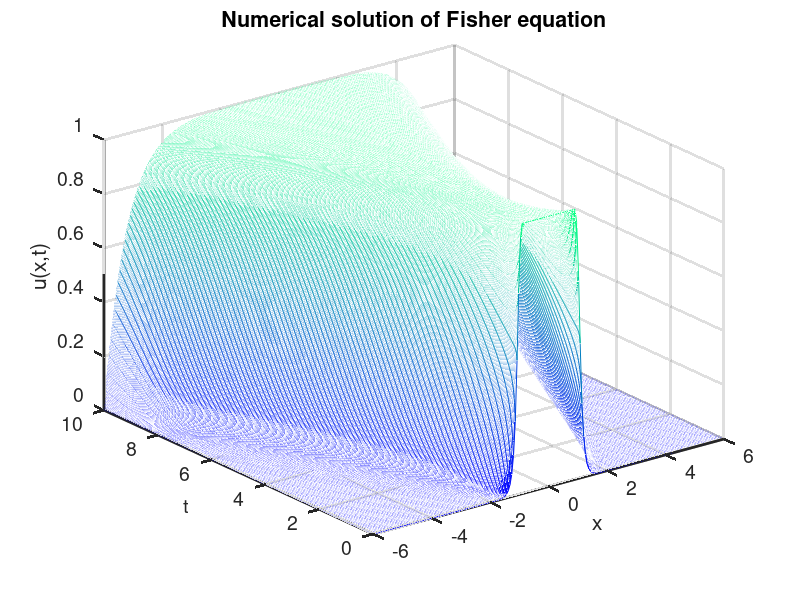
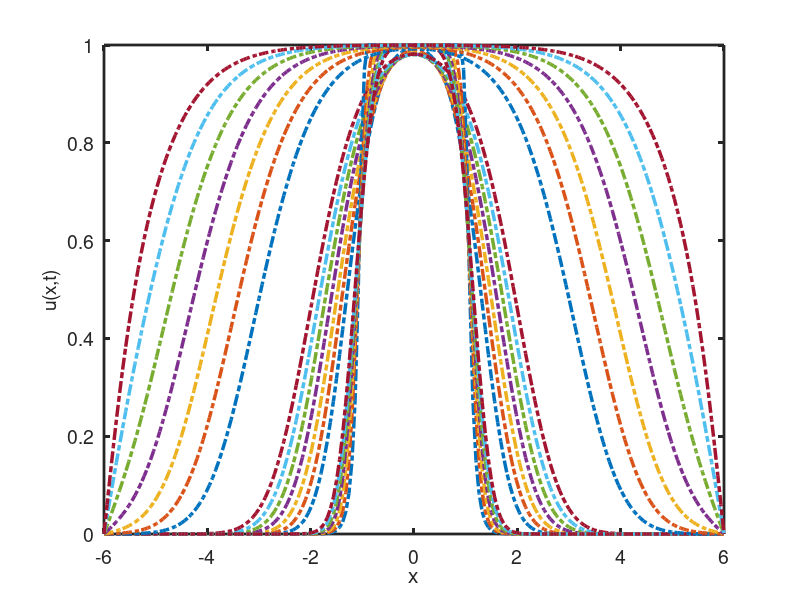

The MATLAB source for these figures, in order:
%% SI-KG:The numerical solution to the Fisher equation

%%%%%%%%%%%%%%%%%%%%%%%%%  S^3d method %%%%%%%%%%%%%%%%%%%%%%%%%%%%%%%%%%%%
%%% This file solve the Fisher equation presented in                    %%%
%%% Ye Yuan, "Supplementary Information: Machine Discovery of Partial Differential 
%%%             Equations from Spatiotemporal Data"                     %%%
%%% Method: The Finite Difference Method                                %%%
%   @author: Ye Yuan
%%%%%%%%%%%%%%%%%%%%%%%%%%%%%%%%%%%%%%%%%%%%%%%%%%%%%%%%%%%%%%%%%%%%%%%%%%%
% Used functions: No
%%%%%%%%%%%%%%%%%%%%%%%%%%%%%%%%%%%%%%%%%%%%%%%%%%%%%%%%%%%%%%%%%%%%%%%%%%%
clear all
%%%%%%%%%%%%%%%%%%%%%%%%%%%%%%%%
% Generate mesh
xl=-6; xr=6;         % x domain [xl,xr]
J = 200;             % J: number of division for x
dx = (xr-xl) / J;    % dx: mesh size
tf = 10;             % final simulation time
Nt = 1000;           % Nt: number of time steps
dt = tf/Nt;
mu = dt/(dx)^2;
t=linspace(0,10,1000);

% Evaluate the initial conditions
x = xl : dx : xr; % generate the grid point
% f(1:J+1) since array index starts from 1
for i = 1:J+1
    xx = ((i-1)*dx+xl);
    if xx<-1
        f(i) = exp(10*(xx+1));
    elseif xx>1
        f(i) = exp(-10*(xx-1));
    else f(i)=1;
        
    end
end
v = 0.1;

% store the solution at all grid points for all time steps
u = zeros(J+1,Nt);

% Find the approximate solution at each time step
for n = 1:Nt
    
    % boundary condition at left side
    gl = 0;
    % boundary condition at right side
    gr = 0;
    if n==1 % first time step
        for j=2:J % interior nodes 
            u(j,1)=(0.1*(f(j+1)-2*f(j)+f(j-1))/dx^2 + f(j)-f(j)^2)*dt+f(j);
        end
        u(1,n) = gl; % the left-end point
        u(J+1,n) = gr; % the right-end point

    else
        for j=2:J % interior nodes
             u(j,n) =( 0.1*( u(j+1,n-1) - 2*u(j,n-1) +u(j-1,n-1) )/dx^2+...
                 u(j,n-1) - u(j,n-1)^2 )*dt + u(j,n-1);
        end
        u(1,n) = gl; % the left-end point
        u(J+1,n) = gr; % the right-end point

    end
    % calculate the analytic solution
    for j=1:J+1
        u_exa(j,n)=(1/(1+exp(sqrt(1/6))*x(j)-(5/6)*t(n))).^2;
    end
    
end
%% Plot 3_D mesh 
figure(1)
mesh(x,t, u'); % 3-D surface plot
colormap('Winter')
xlabel('x')
ylabel('t')
zlabel('u(x,t)')
title('Numerical solution of Fisher equation')
set(gca,'linewidth',2);
set(gca,'FontSize',14);
set(get(gca,'YLabel'),'Fontsize',14) 

%% Plot the  countor
figure(2)
A=u';
for j=100:30:300
plot(x,A(j,:),'MarkerSize',0.5,'LineWidth',2.5,'LineStyle','-.');
hold on
end
hold on
for j=1:6:40
plot(x,A(j,:),'MarkerSize',0.5,'LineWidth',2.5,'LineStyle','-.');
hold on
end
hold on
for j=500:80:1000
plot(x,A(j,:),'MarkerSize',0.5,'LineWidth',2.5,'LineStyle','-.');
hold on
end
xlabel('x')
ylabel('u(x,t)')
set(gca,'linewidth',2);
set(gca,'FontSize',14);
set(get(gca,'YLabel'),'Fontsize',14) 
